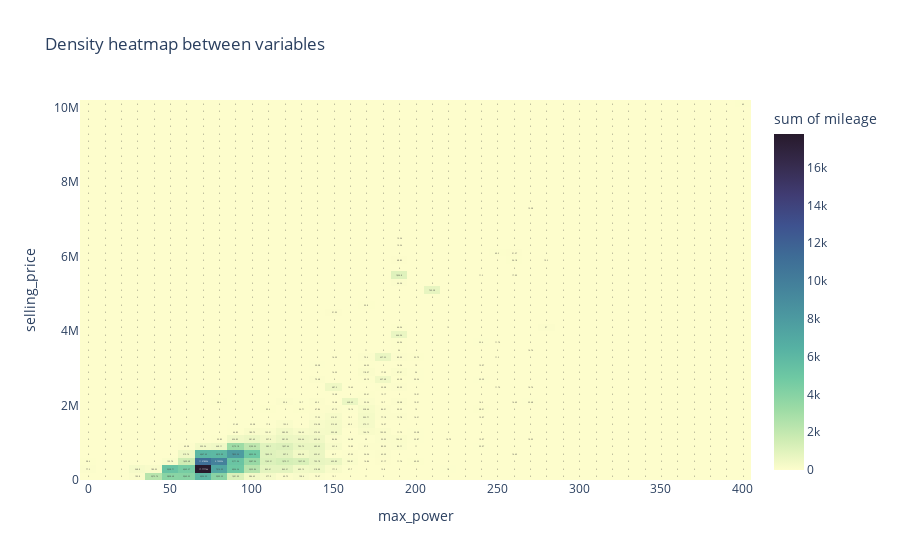

Source (notebook cell):
### Markdown cell above
#### Plotly express

### Code cell
fig = px.density_heatmap(df, x = "max_power", y = "selling_price", z = "mileage",
                        color_continuous_scale = "deep", text_auto = True,
                        title = "Density heatmap between variables")
fig.show()

### Figure 1 — Plotly figure (JSON) as saved in the notebook; plotly's stock layout.template omitted (floating-point values rounded to 4 significant figures; data arrays with more than 128 entries replaced by an {"elided": "..."} marker saying what was removed)
{"data": [{"coloraxis": "coloraxis", "histfunc": "sum", "hovertemplate": "max_power=%{x}<br>selling_price=%{y}<br>sum of mileage=%{z}<extra></extra>", "name": "", "texttemplate": "%{z}", "type": "histogram2d", "x": {"elided": "8128 float values"}, "xaxis": "x", "xbingroup": "x", "y": {"elided": "8128 int values"}, "yaxis": "y", "ybingroup": "y", "z": {"elided": "8128 float values"}}], "layout": {"coloraxis": {"colorbar": {"title": {"text": "sum of mileage"}}, "colorscale": [[0, "rgb(253, 253, 204)"], [0.09091, "rgb(206, 236, 179)"], [0.1818, "rgb(156, 219, 165)"], [0.2727, "rgb(111, 201, 163)"], [0.3636, "rgb(86, 177, 163)"], [0.4545, "rgb(76, 153, 160)"], [0.5455, "rgb(68, 130, 155)"], [0.6364, "rgb(62, 108, 150)"], [0.7273, "rgb(62, 82, 143)"], [0.8182, "rgb(64, 60, 115)"], [0.9091, "rgb(54, 43, 77)"], [1, "rgb(39, 26, 44)"]]}, "legend": {"tracegroupgap": 0}, "title": {"text": "Density heatmap between variables"}, "xaxis": {"anchor": "y", "domain": [0, 1], "title": {"text": "max_power"}}, "yaxis": {"anchor": "x", "domain": [0, 1], "title": {"text": "selling_price"}}}}
